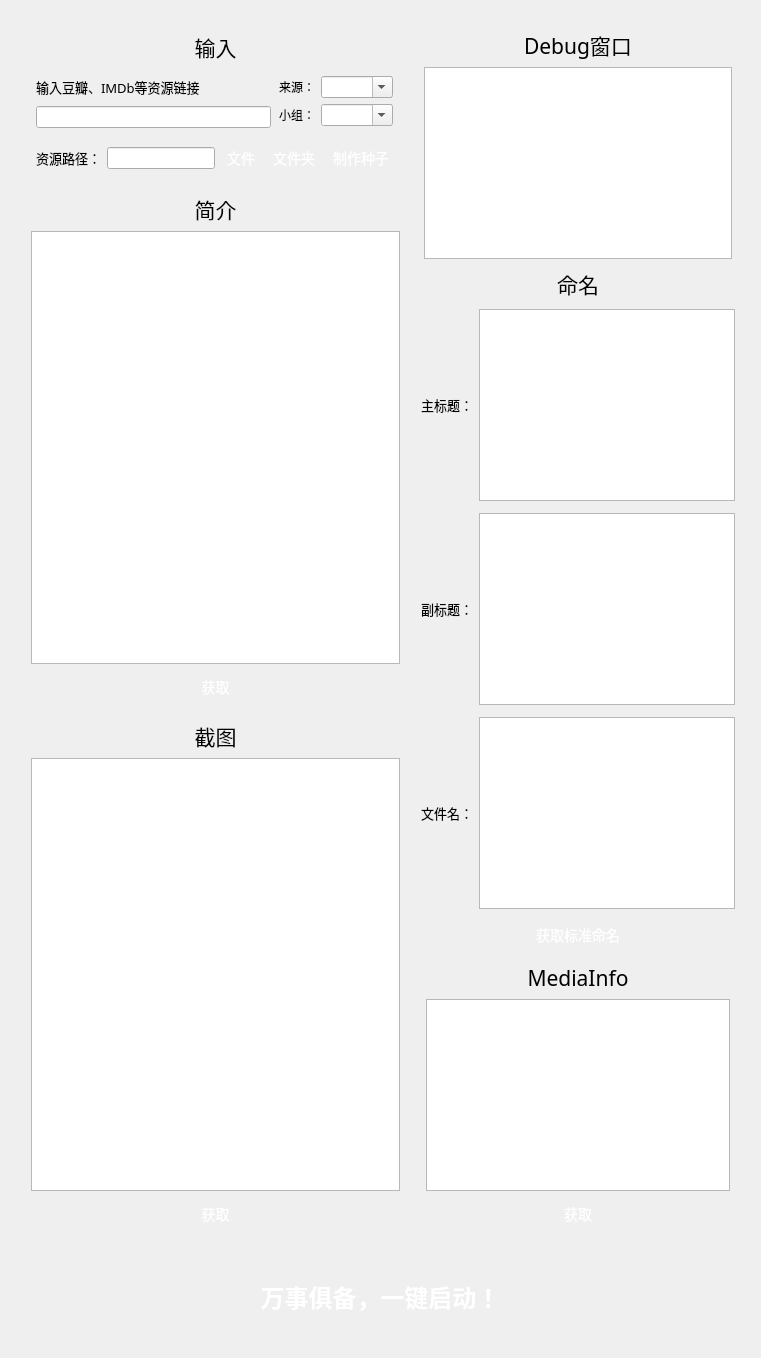
    <widget class="QWidget" name="tab">
     <attribute name="title">
      <string>电影</string>
     </attribute>
     <layout class="QVBoxLayout" name="verticalLayout_12">
      <item>
       <layout class="QVBoxLayout" name="verticalLayout_6">
        <property name="leftMargin">
         <number>5</number>
        </property>
        <property name="topMargin">
         <number>5</number>
        </property>
        <property name="rightMargin">
         <number>5</number>
        </property>
        <property name="bottomMargin">
         <number>5</number>
        </property>
        <item>
         <layout class="QHBoxLayout" name="horizontalLayout_4">
          <property name="leftMargin">
           <number>5</number>
          </property>
          <property name="topMargin">
           <number>5</number>
          </property>
          <property name="rightMargin">
           <number>5</number>
          </property>
          <property name="bottomMargin">
           <number>5</number>
          </property>
          <item>
           <layout class="QVBoxLayout" name="verticalLayout_9">
            <property name="leftMargin">
             <number>5</number>
            </property>
            <property name="topMargin">
             <number>5</number>
            </property>
            <property name="rightMargin">
             <number>5</number>
            </property>
            <property name="bottomMargin">
             <number>5</number>
            </property>
            <item>
             <layout class="QVBoxLayout" name="verticalLayout_8" stretch="0,0,0">
              <property name="leftMargin">
               <number>5</number>
              </property>
              <property name="topMargin">
               <number>5</number>
              </property>
              <property name="rightMargin">
               <number>5</number>
              </property>
              <property name="bottomMargin">
               <number>5</number>
              </property>
              <item>
               <widget class="QLabel" name="label_16">
                <property name="font">
                 <font>
                  <family>微软雅黑</family>
                  <pointsize>16</pointsize>
                 </font>
                </property>
                <property name="text">
                 <string>输入</string>
                </property>
                <property name="alignment">
                 <set>Qt::AlignCenter</set>
                </property>
               </widget>
              </item>
              <item>
               <layout class="QHBoxLayout" name="horizontalLayout_2">
                <property name="leftMargin">
                 <number>5</number>
                </property>
                <property name="topMargin">
                 <number>5</number>
                </property>
                <property name="rightMargin">
                 <number>5</number>
                </property>
                <property name="bottomMargin">
                 <number>5</number>
                </property>
                <item>
                 <layout class="QVBoxLayout" name="verticalLayout_7">
                  <property name="leftMargin">
                   <number>0</number>
                  </property>
                  <property name="topMargin">
                   <number>0</number>
                  </property>
                  <property name="rightMargin">
                   <number>0</number>
                  </property>
                  <property name="bottomMargin">
                   <number>0</number>
                  </property>
                  <item>
                   <widget class="QLabel" name="label">
                    <property name="font">
                     <font>
                      <family>微软雅黑</family>
                      <pointsize>10</pointsize>
                     </font>
                    </property>
                    <property name="text">
                     <string>输入豆瓣、IMDb等资源链接</string>
                    </property>
                   </widget>
                  </item>
                  <item>
                   <widget class="QLineEdit" name="ptGenUrlMovie">
                    <property name="text">
                     <string/>
                    </property>
                    <property name="clearButtonEnabled">
                     <bool>true</bool>
                    </property>
                   </widget>
                  </item>
                 </layout>
                </item>
                <item>
                 <layout class="QVBoxLayout" name="verticalLayout_10">
                  <property name="leftMargin">
                   <number>2</number>
                  </property>
                  <property name="topMargin">
                   <number>2</number>
                  </property>
                  <property name="rightMargin">
                   <number>2</number>
                  </property>
                  <property name="bottomMargin">
                   <number>2</number>
                  </property>
                  <item>
                   <layout class="QHBoxLayout" name="horizontalLayout_5">
                    <item>
                     <widget class="QLabel" name="label_3">
                      <property name="font">
                       <font>
                        <family>微软雅黑</family>
                        <pointsize>9</pointsize>
                       </font>
                      </property>
                      <property name="text">
                       <string>来源：</string>
                      </property>
                     </widget>
                    </item>
                    <item>
                     <widget class="QComboBox" name="sourceMovie">
                      <property name="editable">
                       <bool>true</bool>
                      </property>
                     </widget>
                    </item>
                   </layout>
                  </item>
                  <item>
                   <layout class="QHBoxLayout" name="horizontalLayout_6">
                    <item>
                     <widget class="QLabel" name="label_6">
                      <property name="font">
                       <font>
                        <family>微软雅黑</family>
                        <pointsize>9</pointsize>
                       </font>
                      </property>
                      <property name="text">
                       <string>小组：</string>
                      </property>
                     </widget>
                    </item>
                    <item>
                     <widget class="QComboBox" name="teamMovie">
                      <property name="editable">
                       <bool>true</bool>
                      </property>
                     </widget>
                    </item>
                   </layout>
                  </item>
                 </layout>
                </item>
               </layout>
              </item>
              <item>
               <layout class="QHBoxLayout" name="horizontalLayout">
                <property name="leftMargin">
                 <number>5</number>
                </property>
                <property name="topMargin">
                 <number>5</number>
                </property>
                <property name="rightMargin">
                 <number>5</number>
                </property>
                <property name="bottomMargin">
                 <number>5</number>
                </property>
                <item>
                 <widget class="QLabel" name="label_2">
                  <property name="font">
                   <font>
                    <family>微软雅黑</family>
                    <pointsize>10</pointsize>
                   </font>
                  </property>
                  <property name="text">
                   <string>资源路径：</string>
                  </property>
                 </widget>
                </item>
                <item>
                 <widget class="QLineEdit" name="videoPathMovie">
                  <property name="text">
                   <string/>
                  </property>
                  <property name="dragEnabled">
                   <bool>true</bool>
                  </property>
                  <property name="clearButtonEnabled">
                   <bool>true</bool>
                  </property>
                 </widget>
                </item>
                <item>
                 <widget class="QPushButton" name="selectVideoButtonMovie">
                  <property name="styleSheet">
                   <string notr="true">QPushButton {
    display: inline-block;
    padding: 3px 6px;
    font-size: 14px;
    cursor: pointer;
    text-align: center;
    text-decoration: none;
    outline: none;
    color:#fff;
background-color: 
				qlineargradient(x1:0, y1:0, x2:0, y2:1,
                                      stop:0 #16bf9d,
                                      stop:1 #10a266);
    border: none;
    border-radius: 8px;
    box-shadow: 0 9px #999;
}

QPushButton:hover {
background-color: 
				qlineargradient(x1:0, y1:0, x2:0, y2:1,
                                      stop:0 #11b998,
                                      stop:1 #08965e);
}

QPushButton:pressed {
    background-color: 
				qlineargradient(x1:0, y1:0, x2:0, y2:1,
                                      stop:0 #0e9278,
                                      stop:1 #0e925c);
}
</string>
                  </property>
                  <property name="text">
                   <string>文件</string>
                  </property>
                 </widget>
                </item>
                <item>
                 <widget class="QPushButton" name="selectVideoFolderButtonMovie">
                  <property name="styleSheet">
                   <string notr="true">QPushButton {
    display: inline-block;
    padding: 3px 6px;
    font-size: 14px;
    cursor: pointer;
    text-align: center;
    text-decoration: none;
    outline: none;
    color:#fff;
background-color: 
				qlineargradient(x1:0, y1:0, x2:0, y2:1,
                                      stop:0 #16bf9d,
                                      stop:1 #10a266);
    border: none;
    border-radius: 8px;
    box-shadow: 0 9px #999;
}

QPushButton:hover {
background-color: 
				qlineargradient(x1:0, y1:0, x2:0, y2:1,
                                      stop:0 #11b998,
                                      stop:1 #08965e);
}

QPushButton:pressed {
    background-color: 
				qlineargradient(x1:0, y1:0, x2:0, y2:1,
                                      stop:0 #0e9278,
                                      stop:1 #0e925c);
}
</string>
                  </property>
                  <property name="text">
                   <string>文件夹</string>
                  </property>
                 </widget>
                </item>
                <item>
                 <widget class="QPushButton" name="makeTorrentButtonMovie">
                  <property name="styleSheet">
                   <string notr="true">QPushButton {
    display: inline-block;
    padding: 3px 6px;
    font-size: 14px;
    cursor: pointer;
    text-align: center;
    text-decoration: none;
    outline: none;
    color:#fff;
background-color: 
				qlineargradient(x1:0, y1:0, x2:0, y2:1,
                                      stop:0 #16bf9d,
                                      stop:1 #10a266);
    border: none;
    border-radius: 8px;
    box-shadow: 0 9px #999;
}

QPushButton:hover {
background-color: 
				qlineargradient(x1:0, y1:0, x2:0, y2:1,
                                      stop:0 #11b998,
                                      stop:1 #08965e);
}

QPushButton:pressed {
    background-color: 
				qlineargradient(x1:0, y1:0, x2:0, y2:1,
                                      stop:0 #0e9278,
                                      stop:1 #0e925c);
}
</string>
                  </property>
                  <property name="text">
                   <string>制作种子</string>
                  </property>
                 </widget>
                </item>
               </layout>
              </item>
             </layout>
            </item>
            <item>
             <layout class="QVBoxLayout" name="verticalLayout">
              <property name="leftMargin">
               <number>5</number>
              </property>
              <property name="topMargin">
               <number>5</number>
              </property>
              <property name="rightMargin">
               <number>5</number>
              </property>
              <property name="bottomMargin">
               <number>5</number>
              </property>
              <item>
               <widget class="QLabel" name="label_11">
                <property name="font">
                 <font>
                  <family>微软雅黑</family>
                  <pointsize>16</pointsize>
                 </font>
                </property>
                <property name="text">
                 <string>简介</string>
                </property>
                <property name="alignment">
                 <set>Qt::AlignCenter</set>
                </property>
               </widget>
              </item>
              <item>
               <widget class="QTextEdit" name="ptGenBrowserMovie"/>
              </item>
              <item>
               <widget class="QPushButton" name="getPtGenButtonMovie">
                <property name="styleSheet">
                 <string notr="true">QPushButton {
    display: inline-block;
    padding: 6px 6px;
    font-size: 14px;
    cursor: pointer;
    text-align: center;
    text-decoration: none;
    outline: none;
    color:#fff;
background-color: 
				qlineargradient(x1:0, y1:0, x2:0, y2:1,
                                      stop:0 #16bf9d,
                                      stop:1 #10a266);
    border: none;
    border-radius: 8px;
    box-shadow: 0 9px #999;
}

QPushButton:hover {
background-color: 
				qlineargradient(x1:0, y1:0, x2:0, y2:1,
                                      stop:0 #11b998,
                                      stop:1 #08965e);
}

QPushButton:pressed {
    background-color: 
				qlineargradient(x1:0, y1:0, x2:0, y2:1,
                                      stop:0 #0e9278,
                                      stop:1 #0e925c);
}
</string>
                </property>
                <property name="text">
                 <string>获取</string>
                </property>
               </widget>
              </item>
             </layout>
            </item>
            <item>
             <layout class="QVBoxLayout" name="verticalLayout_2">
              <property name="leftMargin">
               <number>5</number>
              </property>
              <property name="topMargin">
               <number>5</number>
              </property>
              <property name="rightMargin">
               <number>5</number>
              </property>
              <property name="bottomMargin">
               <number>5</number>
              </property>
              <item>
               <widget class="QLabel" name="label_5">
                <property name="font">
                 <font>
                  <family>微软雅黑</family>
                  <pointsize>16</pointsize>
                 </font>
                </property>
                <property name="text">
                 <string>截图</string>
                </property>
                <property name="alignment">
                 <set>Qt::AlignCenter</set>
                </property>
               </widget>
              </item>
              <item>
               <widget class="QTextEdit" name="pictureUrlBrowserMovie"/>
              </item>
              <item>
               <widget class="QPushButton" name="getPictureButtonMovie">
                <property name="styleSheet">
                 <string notr="true">QPushButton {
    display: inline-block;
    padding: 6px 6px;
    font-size: 14px;
    cursor: pointer;
    text-align: center;
    text-decoration: none;
    outline: none;
    color:#fff;
background-color: 
				qlineargradient(x1:0, y1:0, x2:0, y2:1,
                                      stop:0 #16bf9d,
                                      stop:1 #10a266);
    border: none;
    border-radius: 8px;
    box-shadow: 0 9px #999;
}

QPushButton:hover {
background-color: 
				qlineargradient(x1:0, y1:0, x2:0, y2:1,
                                      stop:0 #11b998,
                                      stop:1 #08965e);
}

QPushButton:pressed {
    background-color: 
				qlineargradient(x1:0, y1:0, x2:0, y2:1,
                                      stop:0 #0e9278,
                                      stop:1 #0e925c);
}
</string>
                </property>
                <property name="text">
                 <string>获取</string>
                </property>
               </widget>
              </item>
             </layout>
            </item>
           </layout>
          </item>
          <item>
           <layout class="QVBoxLayout" name="verticalLayout_5">
            <property name="leftMargin">
             <number>5</number>
            </property>
            <property name="topMargin">
             <number>5</number>
            </property>
            <property name="rightMargin">
             <number>5</number>
            </property>
            <property name="bottomMargin">
             <number>5</number>
            </property>
            <item>
             <layout class="QVBoxLayout" name="verticalLayout_3">
              <property name="leftMargin">
               <number>3</number>
              </property>
              <property name="topMargin">
               <number>3</number>
              </property>
              <property name="rightMargin">
               <number>3</number>
              </property>
              <property name="bottomMargin">
               <number>3</number>
              </property>
              <item>
               <widget class="QLabel" name="label_4">
                <property name="font">
                 <font>
                  <family>微软雅黑</family>
                  <pointsize>16</pointsize>
                 </font>
                </property>
                <property name="text">
                 <string>Debug窗口</string>
                </property>
                <property name="alignment">
                 <set>Qt::AlignCenter</set>
                </property>
               </widget>
              </item>
              <item>
               <widget class="QTextBrowser" name="debugBrowserMovie"/>
              </item>
             </layout>
            </item>
            <item>
             <widget class="QLabel" name="label_12">
              <property name="font">
               <font>
                <family>微软雅黑</family>
                <pointsize>16</pointsize>
               </font>
              </property>
              <property name="text">
               <string>命名</string>
              </property>
              <property name="alignment">
               <set>Qt::AlignCenter</set>
              </property>
             </widget>
            </item>
            <item>
             <layout class="QHBoxLayout" name="horizontalLayout_3">
              <property name="leftMargin">
               <number>0</number>
              </property>
              <property name="topMargin">
               <number>3</number>
              </property>
              <property name="rightMargin">
               <number>0</number>
              </property>
              <property name="bottomMargin">
               <number>3</number>
              </property>
              <item>
               <widget class="QLabel" name="label_13">
                <property name="font">
                 <font>
                  <family>微软雅黑</family>
                  <pointsize>10</pointsize>
                 </font>
                </property>
                <property name="text">
                 <string>主标题：</string>
                </property>
               </widget>
              </item>
              <item>
               <widget class="QTextEdit" name="mainTitleBrowserMovie"/>
              </item>
             </layout>
            </item>
            <item>
             <layout class="QHBoxLayout" name="horizontalLayout_7">
              <property name="leftMargin">
               <number>0</number>
              </property>
              <property name="topMargin">
               <number>3</number>
              </property>
              <property name="rightMargin">
               <number>0</number>
              </property>
              <property name="bottomMargin">
               <number>3</number>
              </property>
              <item>
               <widget class="QLabel" name="label_14">
                <property name="font">
                 <font>
                  <family>微软雅黑</family>
                  <pointsize>10</pointsize>
                 </font>
                </property>
                <property name="text">
                 <string>副标题：</string>
                </property>
               </widget>
              </item>
              <item>
               <widget class="QTextEdit" name="secondTitleBrowserMovie"/>
              </item>
             </layout>
            </item>
            <item>
             <layout class="QHBoxLayout" name="horizontalLayout_8">
              <property name="leftMargin">
               <number>0</number>
              </property>
              <property name="topMargin">
               <number>3</number>
              </property>
              <property name="rightMargin">
               <number>0</number>
              </property>
              <property name="bottomMargin">
               <number>3</number>
              </property>
              <item>
               <widget class="QLabel" name="label_15">
                <property name="font">
                 <font>
                  <family>微软雅黑</family>
                  <pointsize>10</pointsize>
                 </font>
                </property>
                <property name="text">
                 <string>文件名：</string>
                </property>
               </widget>
              </item>
              <item>
               <widget class="QTextEdit" name="fileNameBrowserMovie"/>
              </item>
             </layout>
            </item>
            <item>
             <widget class="QPushButton" name="getNameButtonMovie">
              <property name="styleSheet">
               <string notr="true">QPushButton {
    display: inline-block;
    padding: 6px 6px;
    font-size: 14px;
    cursor: pointer;
    text-align: center;
    text-decoration: none;
    outline: none;
    color:#fff;
background-color: 
				qlineargradient(x1:0, y1:0, x2:0, y2:1,
                                      stop:0 #16bf9d,
                                      stop:1 #10a266);
    border: none;
    border-radius: 8px;
    box-shadow: 0 9px #999;
}

QPushButton:hover {
background-color: 
				qlineargradient(x1:0, y1:0, x2:0, y2:1,
                                      stop:0 #11b998,
                                      stop:1 #08965e);
}

QPushButton:pressed {
    background-color: 
				qlineargradient(x1:0, y1:0, x2:0, y2:1,
                                      stop:0 #0e9278,
                                      stop:1 #0e925c);
}
</string>
              </property>
              <property name="text">
               <string>获取标准命名</string>
              </property>
             </widget>
            </item>
            <item>
             <layout class="QVBoxLayout" name="verticalLayout_4">
              <property name="leftMargin">
               <number>5</number>
              </property>
              <property name="topMargin">
               <number>5</number>
              </property>
              <property name="rightMargin">
               <number>5</number>
              </property>
              <property name="bottomMargin">
               <number>5</number>
              </property>
              <item>
               <widget class="QLabel" name="label_10">
                <property name="font">
                 <font>
                  <family>微软雅黑</family>
                  <pointsize>16</pointsize>
                 </font>
                </property>
                <property name="text">
                 <string>MediaInfo</string>
                </property>
                <property name="alignment">
                 <set>Qt::AlignCenter</set>
                </property>
               </widget>
              </item>
              <item>
               <widget class="QTextBrowser" name="mediainfoBrowserMovie"/>
              </item>
              <item>
               <widget class="QPushButton" name="getMediaInfoButtonMovie">
                <property name="styleSheet">
                 <string notr="true">QPushButton {
    display: inline-block;
    padding: 6px 6px;
    font-size: 14px;
    cursor: pointer;
    text-align: center;
    text-decoration: none;
    outline: none;
    color:#fff;
background-color: 
				qlineargradient(x1:0, y1:0, x2:0, y2:1,
                                      stop:0 #16bf9d,
                                      stop:1 #10a266);
    border: none;
    border-radius: 8px;
    box-shadow: 0 9px #999;
}

QPushButton:hover {
background-color: 
				qlineargradient(x1:0, y1:0, x2:0, y2:1,
                                      stop:0 #11b998,
                                      stop:1 #08965e);
}

QPushButton:pressed {
    background-color: 
				qlineargradient(x1:0, y1:0, x2:0, y2:1,
                                      stop:0 #0e9278,
                                      stop:1 #0e925c);
}
</string>
                </property>
                <property name="text">
                 <string>获取</string>
                </property>
               </widget>
              </item>
             </layout>
            </item>
           </layout>
          </item>
         </layout>
        </item>
        <item>
         <layout class="QHBoxLayout" name="horizontalLayout_9">
          <property name="leftMargin">
           <number>50</number>
          </property>
          <property name="topMargin">
           <number>5</number>
          </property>
          <property name="rightMargin">
           <number>50</number>
          </property>
          <property name="bottomMargin">
           <number>5</number>
          </property>
          <item>
           <widget class="QPushButton" name="startButtonMovie">
            <property name="minimumSize">
             <size>
              <width>0</width>
              <height>80</height>
             </size>
            </property>
            <property name="font">
             <font>
              <family>微软雅黑</family>
              <pointsize>-1</pointsize>
              <bold>true</bold>
              <underline>false</underline>
              <strikeout>false</strikeout>
             </font>
            </property>
            <property name="styleSheet">
             <string notr="true">QPushButton {
    display: inline-block;
    padding: 15px 25px;
    font-size: 24px;
    cursor: pointer;
    text-align: center;
    text-decoration: none;
    outline: none;
    color:#fff;
background-color: 
				qlineargradient(x1:0, y1:0, x2:0, y2:1,
                                      stop:0 #16bf9d,
                                      stop:1 #10a266);
    border: none;
    border-radius: 20px;
    box-shadow: 0 9px #999;
}

QPushButton:hover {
background-color: 
				qlineargradient(x1:0, y1:0, x2:0, y2:1,
                                      stop:0 #11b998,
                                      stop:1 #08965e);
}

QPushButton:pressed {
    background-color: 
				qlineargradient(x1:0, y1:0, x2:0, y2:1,
                                      stop:0 #0e9278,
                                      stop:1 #0e925c);
}
</string>
            </property>
            <property name="text">
             <string>万事俱备，一键启动！</string>
            </property>
           </widget>
          </item>
         </layout>
        </item>
       </layout>
      </item>
     </layout>
    </widget>
